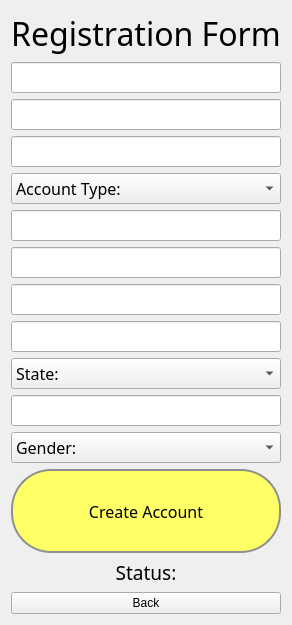
<?xml version="1.0" encoding="UTF-8"?>
<ui version="4.0">
 <class>RegistrationMain</class>
 <widget class="QWidget" name="RegistrationMain">
  <property name="geometry">
   <rect>
    <x>0</x>
    <y>0</y>
    <width>277</width>
    <height>552</height>
   </rect>
  </property>
  <property name="windowTitle">
   <string>Form</string>
  </property>
  <layout class="QVBoxLayout" name="verticalLayout">
   <item>
    <widget class="QLabel" name="label">
     <property name="font">
      <font>
       <family>Manjari</family>
       <pointsize>24</pointsize>
      </font>
     </property>
     <property name="text">
      <string>Registration Form</string>
     </property>
     <property name="alignment">
      <set>Qt::AlignCenter</set>
     </property>
    </widget>
   </item>
   <item>
    <widget class="QLineEdit" name="LE_username">
     <property name="font">
      <font>
       <family>Manjari</family>
       <pointsize>12</pointsize>
      </font>
     </property>
     <property name="text">
      <string/>
     </property>
     <property name="alignment">
      <set>Qt::AlignCenter</set>
     </property>
    </widget>
   </item>
   <item>
    <widget class="QLineEdit" name="LE_password">
     <property name="font">
      <font>
       <family>Manjari</family>
       <pointsize>12</pointsize>
      </font>
     </property>
     <property name="text">
      <string/>
     </property>
     <property name="alignment">
      <set>Qt::AlignCenter</set>
     </property>
    </widget>
   </item>
   <item>
    <widget class="QLineEdit" name="LE_confirmPass">
     <property name="font">
      <font>
       <family>Manjari</family>
       <pointsize>12</pointsize>
      </font>
     </property>
     <property name="text">
      <string/>
     </property>
     <property name="alignment">
      <set>Qt::AlignCenter</set>
     </property>
    </widget>
   </item>
   <item>
    <widget class="QComboBox" name="CB_AccType">
     <property name="font">
      <font>
       <family>Manjari</family>
       <pointsize>12</pointsize>
      </font>
     </property>
     <property name="layoutDirection">
      <enum>Qt::LeftToRight</enum>
     </property>
     <property name="styleSheet">
      <string notr="true">QComboBox {
	text-align: center;
}</string>
     </property>
     <property name="locale">
      <locale language="English" country="UnitedStates"/>
     </property>
     <property name="editable">
      <bool>false</bool>
     </property>
     <property name="insertPolicy">
      <enum>QComboBox::InsertAtBottom</enum>
     </property>
     <property name="sizeAdjustPolicy">
      <enum>QComboBox::AdjustToContentsOnFirstShow</enum>
     </property>
     <property name="frame">
      <bool>true</bool>
     </property>
     <item>
      <property name="text">
       <string>Account Type:</string>
      </property>
      <property name="icon">
       <iconset>
        <normaloff>home.png</normaloff>home.png</iconset>
      </property>
     </item>
     <item>
      <property name="text">
       <string>Potential Pet Owner</string>
      </property>
     </item>
     <item>
      <property name="text">
       <string>Foster Parent</string>
      </property>
     </item>
     <item>
      <property name="text">
       <string>Shelter Owner</string>
      </property>
     </item>
    </widget>
   </item>
   <item>
    <widget class="QLineEdit" name="LE_name">
     <property name="font">
      <font>
       <family>Manjari</family>
       <pointsize>12</pointsize>
      </font>
     </property>
     <property name="text">
      <string/>
     </property>
     <property name="alignment">
      <set>Qt::AlignCenter</set>
     </property>
    </widget>
   </item>
   <item>
    <widget class="QLineEdit" name="LE_bio">
     <property name="font">
      <font>
       <family>Manjari</family>
       <pointsize>12</pointsize>
      </font>
     </property>
     <property name="text">
      <string/>
     </property>
     <property name="alignment">
      <set>Qt::AlignCenter</set>
     </property>
    </widget>
   </item>
   <item>
    <widget class="QLineEdit" name="LE_phoneno">
     <property name="font">
      <font>
       <family>Manjari</family>
       <pointsize>12</pointsize>
      </font>
     </property>
     <property name="text">
      <string/>
     </property>
     <property name="alignment">
      <set>Qt::AlignCenter</set>
     </property>
    </widget>
   </item>
   <item>
    <widget class="QLineEdit" name="LE_address">
     <property name="font">
      <font>
       <family>Manjari</family>
       <pointsize>12</pointsize>
      </font>
     </property>
     <property name="text">
      <string/>
     </property>
     <property name="alignment">
      <set>Qt::AlignCenter</set>
     </property>
    </widget>
   </item>
   <item>
    <widget class="QComboBox" name="CB_State">
     <property name="font">
      <font>
       <family>Manjari</family>
       <pointsize>12</pointsize>
      </font>
     </property>
     <property name="styleSheet">
      <string notr="true">QComboBox {
	text-align: center;
}</string>
     </property>
     <item>
      <property name="text">
       <string>State:</string>
      </property>
      <property name="icon">
       <iconset>
        <normaloff>../../build-cuddlySys-Desktop-Debug/map.png</normaloff>../../build-cuddlySys-Desktop-Debug/map.png</iconset>
      </property>
     </item>
     <item>
      <property name="text">
       <string>AL</string>
      </property>
     </item>
     <item>
      <property name="text">
       <string>AK</string>
      </property>
     </item>
     <item>
      <property name="text">
       <string>AZ</string>
      </property>
     </item>
     <item>
      <property name="text">
       <string>AR</string>
      </property>
     </item>
     <item>
      <property name="text">
       <string>CA</string>
      </property>
     </item>
     <item>
      <property name="text">
       <string>CO</string>
      </property>
     </item>
     <item>
      <property name="text">
       <string>CT</string>
      </property>
     </item>
     <item>
      <property name="text">
       <string>DE</string>
      </property>
     </item>
     <item>
      <property name="text">
       <string>FL</string>
      </property>
     </item>
     <item>
      <property name="text">
       <string>GA</string>
      </property>
     </item>
     <item>
      <property name="text">
       <string>HI</string>
      </property>
     </item>
     <item>
      <property name="text">
       <string>ID</string>
      </property>
     </item>
     <item>
      <property name="text">
       <string>IL</string>
      </property>
     </item>
     <item>
      <property name="text">
       <string>IN</string>
      </property>
     </item>
     <item>
      <property name="text">
       <string>IA</string>
      </property>
     </item>
     <item>
      <property name="text">
       <string>KS</string>
      </property>
     </item>
     <item>
      <property name="text">
       <string>KY</string>
      </property>
     </item>
     <item>
      <property name="text">
       <string>LA</string>
      </property>
     </item>
     <item>
      <property name="text">
       <string>ME</string>
      </property>
     </item>
     <item>
      <property name="text">
       <string>MD</string>
      </property>
     </item>
     <item>
      <property name="text">
       <string>MA</string>
      </property>
     </item>
     <item>
      <property name="text">
       <string>MI</string>
      </property>
     </item>
     <item>
      <property name="text">
       <string>MN</string>
      </property>
     </item>
     <item>
      <property name="text">
       <string>MS</string>
      </property>
     </item>
     <item>
      <property name="text">
       <string>MO</string>
      </property>
     </item>
     <item>
      <property name="text">
       <string>MT</string>
      </property>
     </item>
     <item>
      <property name="text">
       <string>NE</string>
      </property>
     </item>
     <item>
      <property name="text">
       <string>NV</string>
      </property>
     </item>
     <item>
      <property name="text">
       <string>NH</string>
      </property>
     </item>
     <item>
      <property name="text">
       <string>NJ</string>
      </property>
     </item>
     <item>
      <property name="text">
       <string>NM</string>
      </property>
     </item>
     <item>
      <property name="text">
       <string>NY</string>
      </property>
     </item>
     <item>
      <property name="text">
       <string>NC</string>
      </property>
     </item>
     <item>
      <property name="text">
       <string>ND</string>
      </property>
     </item>
     <item>
      <property name="text">
       <string>OH</string>
      </property>
     </item>
     <item>
      <property name="text">
       <string>OK</string>
      </property>
     </item>
     <item>
      <property name="text">
       <string>OR</string>
      </property>
     </item>
     <item>
      <property name="text">
       <string>PA</string>
      </property>
     </item>
     <item>
      <property name="text">
       <string>RI</string>
      </property>
     </item>
     <item>
      <property name="text">
       <string>SC</string>
      </property>
     </item>
     <item>
      <property name="text">
       <string>SD</string>
      </property>
     </item>
     <item>
      <property name="text">
       <string>TN</string>
      </property>
     </item>
     <item>
      <property name="text">
       <string>TX</string>
      </property>
     </item>
     <item>
      <property name="text">
       <string>UT</string>
      </property>
     </item>
     <item>
      <property name="text">
       <string>VT</string>
      </property>
     </item>
     <item>
      <property name="text">
       <string>VA</string>
      </property>
     </item>
     <item>
      <property name="text">
       <string>WA</string>
      </property>
     </item>
     <item>
      <property name="text">
       <string>WV</string>
      </property>
     </item>
     <item>
      <property name="text">
       <string>WI</string>
      </property>
     </item>
     <item>
      <property name="text">
       <string>WY</string>
      </property>
     </item>
    </widget>
   </item>
   <item>
    <widget class="QLineEdit" name="LE_zipcode">
     <property name="font">
      <font>
       <family>Manjari</family>
       <pointsize>12</pointsize>
      </font>
     </property>
     <property name="text">
      <string/>
     </property>
     <property name="alignment">
      <set>Qt::AlignCenter</set>
     </property>
    </widget>
   </item>
   <item>
    <widget class="QComboBox" name="CB_Gender">
     <property name="font">
      <font>
       <family>Manjari</family>
       <pointsize>12</pointsize>
      </font>
     </property>
     <property name="styleSheet">
      <string notr="true"/>
     </property>
     <item>
      <property name="text">
       <string>Gender:</string>
      </property>
      <property name="icon">
       <iconset>
        <normaloff>../../build-cuddlySys-Desktop-Debug/gender.png</normaloff>../../build-cuddlySys-Desktop-Debug/gender.png</iconset>
      </property>
     </item>
     <item>
      <property name="text">
       <string>Male</string>
      </property>
     </item>
     <item>
      <property name="text">
       <string>Female</string>
      </property>
     </item>
     <item>
      <property name="text">
       <string>Other</string>
      </property>
     </item>
    </widget>
   </item>
   <item>
    <widget class="QPushButton" name="PB_createAcc">
     <property name="font">
      <font>
       <family>Manjari</family>
       <pointsize>12</pointsize>
      </font>
     </property>
     <property name="styleSheet">
      <string notr="true">QPushButton {
    border: 2px solid #8f8f91;
    border-radius: 40px;
    background-color: #ffff66;
    min-width: 80px;
	min-height: 80px;
}</string>
     </property>
     <property name="text">
      <string>Create Account</string>
     </property>
    </widget>
   </item>
   <item>
    <widget class="QLabel" name="QL_registerStatus">
     <property name="font">
      <font>
       <family>Manjari</family>
       <pointsize>14</pointsize>
      </font>
     </property>
     <property name="text">
      <string>Status:</string>
     </property>
     <property name="alignment">
      <set>Qt::AlignCenter</set>
     </property>
    </widget>
   </item>
   <item>
    <widget class="QPushButton" name="PB_back">
     <property name="text">
      <string>Back</string>
     </property>
    </widget>
   </item>
  </layout>
 </widget>
 <resources/>
 <connections/>
</ui>
